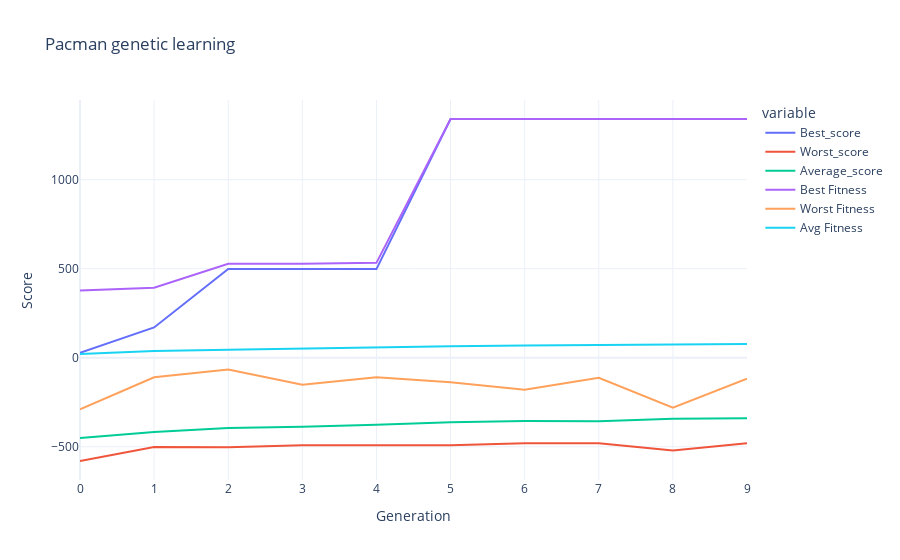

The notebook cell saved with this chart:
### Code cell
fig = px.line(results, x='Generation', y=['Best_score', 'Worst_score', 'Average_score', 'Best Fitness', 'Worst Fitness', 'Avg Fitness'], title='Pacman genetic learning',
                  labels=dict(value = 'Score'), template='plotly_white')
fig.show()

### Figure 1 — Plotly figure (JSON) as saved in the notebook; plotly's stock layout.template omitted (floating-point values rounded to 4 significant figures)
{"data": [{"hovertemplate": "variable=Best_score<br>Generation=%{x}<br>Score=%{y}<extra></extra>", "legendgroup": "Best_score", "line": {"color": "#636efa", "dash": "solid"}, "mode": "lines", "name": "Best_score", "orientation": "v", "showlegend": true, "type": "scatter", "x": [0, 1, 2, 3, 4, 5, 6, 7, 8, 9], "xaxis": "x", "y": [28, 170, 498, 498, 498, 1341, 1341, 1341, 1341, 1341], "yaxis": "y"}, {"hovertemplate": "variable=Worst_score<br>Generation=%{x}<br>Score=%{y}<extra></extra>", "legendgroup": "Worst_score", "line": {"color": "#EF553B", "dash": "solid"}, "mode": "lines", "name": "Worst_score", "orientation": "v", "showlegend": true, "type": "scatter", "x": [0, 1, 2, 3, 4, 5, 6, 7, 8, 9], "xaxis": "x", "y": [-580, -501, -503, -492, -491, -491, -480, -480, -521, -481], "yaxis": "y"}, {"hovertemplate": "variable=Average_score<br>Generation=%{x}<br>Score=%{y}<extra></extra>", "legendgroup": "Average_score", "line": {"color": "#00cc96", "dash": "solid"}, "mode": "lines", "name": "Average_score", "orientation": "v", "showlegend": true, "type": "scatter", "x": [0, 1, 2, 3, 4, 5, 6, 7, 8, 9], "xaxis": "x", "y": [-450.5, -416.9, -394.3, -388.2, -376.7, -362.0, -354.7, -356.1, -342.9, -339.7], "yaxis": "y"}, {"hovertemplate": "variable=Best Fitness<br>Generation=%{x}<br>Score=%{y}<extra></extra>", "legendgroup": "Best Fitness", "line": {"color": "#ab63fa", "dash": "solid"}, "mode": "lines", "name": "Best Fitness", "orientation": "v", "showlegend": true, "type": "scatter", "x": [0, 1, 2, 3, 4, 5, 6, 7, 8, 9], "xaxis": "x", "y": [378, 393, 528, 528, 533, 1341, 1341, 1341, 1341, 1341], "yaxis": "y"}, {"hovertemplate": "variable=Worst Fitness<br>Generation=%{x}<br>Score=%{y}<extra></extra>", "legendgroup": "Worst Fitness", "line": {"color": "#FFA15A", "dash": "solid"}, "mode": "lines", "name": "Worst Fitness", "orientation": "v", "showlegend": true, "type": "scatter", "x": [0, 1, 2, 3, 4, 5, 6, 7, 8, 9], "xaxis": "x", "y": [-290, -110, -66, -152, -110, -138, -180, -113, -281, -117], "yaxis": "y"}, {"hovertemplate": "variable=Avg Fitness<br>Generation=%{x}<br>Score=%{y}<extra></extra>", "legendgroup": "Avg Fitness", "line": {"color": "#19d3f3", "dash": "solid"}, "mode": "lines", "name": "Avg Fitness", "orientation": "v", "showlegend": true, "type": "scatter", "x": [0, 1, 2, 3, 4, 5, 6, 7, 8, 9], "xaxis": "x", "y": [21.59, 38.16, 44.9, 51.45, 60.22, 64.92, 68.27, 72.23, 74.48, 77.85], "yaxis": "y"}], "layout": {"legend": {"title": {"text": "variable"}, "tracegroupgap": 0}, "title": {"text": "Pacman genetic learning"}, "xaxis": {"anchor": "y", "domain": [0, 1], "title": {"text": "Generation"}}, "yaxis": {"anchor": "x", "domain": [0, 1], "title": {"text": "Score"}}}}
